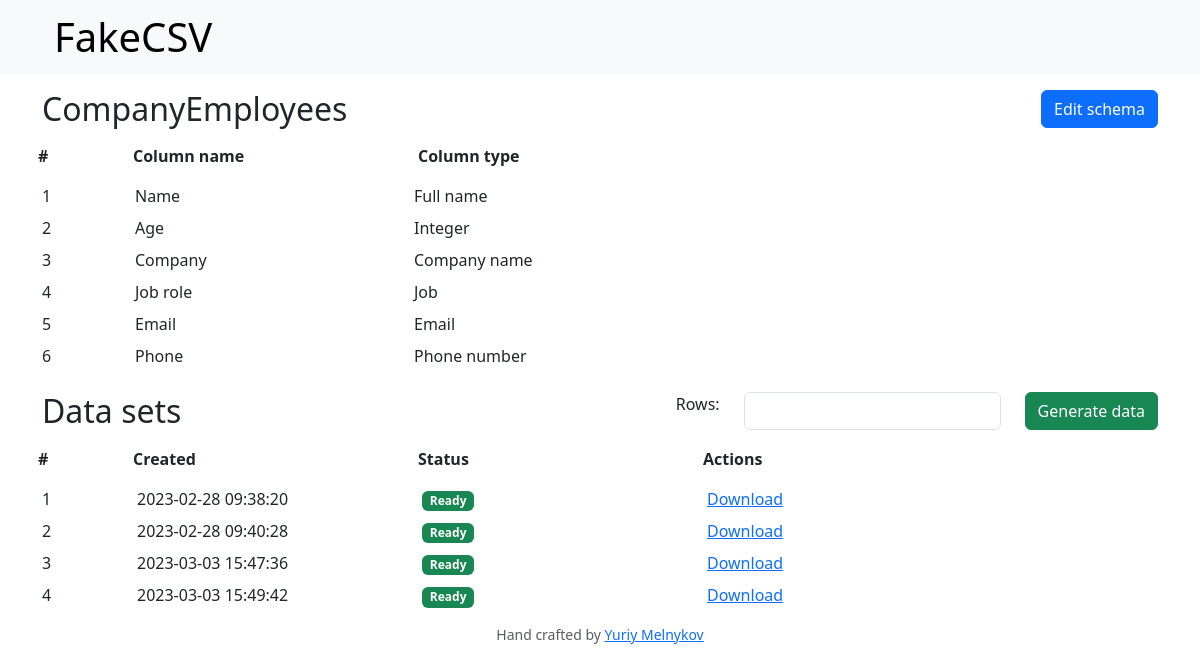
The app's page /create_dataset?schema_id=8 with its own data.
### generator/models.py (models this page shows, shortened)
class Schema(models.Model):
    name = models.CharField(max_length=128)
    owner = models.ForeignKey(settings.AUTH_USER_MODEL, on_delete=models.CASCADE)
    modified = models.DateTimeField(auto_now=True)
    DELIMITER_CHOICES = [
        (',', 'Comma (,)'),
        (';', 'Semicolon (;)'),
        (' ', 'Space ( )'),
        ('|', 'Pipe (|)'),
    ]
    delimiter = models.CharField(max_length=2, choices=DELIMITER_CHOICES, default=',', verbose_name='Column separator')
    CHARACTER_CHOICES = [
        ("'", "Single-quote (')"),
        ('"', 'Double-quote (")'),
    ]
    character = models.CharField(max_length=1, choices=CHARACTER_CHOICES, default='"', verbose_name='String character')

class Column(models.Model):
    name = models.CharField(max_length=128, verbose_name='Column name')
    owner = models.ForeignKey(Schema, on_delete=models.CASCADE)
    TYPE_CHOICES = [
        ('name', 'Full name'),
        ('job', 'Job'),
        ('email', 'Email'),
        ('domain_name', 'Domain name'),
        ('phone_number', 'Phone number'),
        ('company', 'Company name'),
        ('paragraph', 'Text'),
        ('pyint', 'Integer'),
        ('address', 'Address'),
        ('date', 'Date'),
    ]
    type = models.CharField(max_length=12, choices=TYPE_CHOICES)
    start = models.IntegerField(default=0, verbose_name='From')
    end = models.IntegerField(default=0, verbose_name='To')
    order = models.PositiveSmallIntegerField()

class DataSet(models.Model):
    name = models.CharField(max_length=128)
    owner = models.ForeignKey(Schema, on_delete=models.CASCADE)
    created = models.DateTimeField(auto_now_add=True)
    file = models.FileField(upload_to='csv')
    @property
    def get_file_url(self):
        if self.file and hasattr(self.file, 'url'):
            return self.file.url

### generator/views.py (the view, shortened to what this page needs)
# urls.py: path("create_dataset", views.create_dataset, name="create_dataset"),
@csrf_exempt
def create_dataset(request):
    if request.method == 'GET':
        schema_id = request.GET.get('schema_id')
        schema = Schema.objects.get(pk=schema_id)
        columns = Column.objects.filter(owner=schema_id).order_by('order')
        queryset = DataSet.objects.filter(owner=schema_id)
        datasets = list(enumerate(list(queryset), start=1))
        return render(request, 'generator/datasets.html', {
            'schema': schema,
            'columns': columns,
            'datasets': datasets,
        })

### generator/templates/generator/datasets.html (shortened to what this page needs)
{% extends 'generator/layout.html' %}
{% block main %}
<div class="d-flex justify-content-between">
    <div>
        <h2>{{ schema.name }}</h2>
    </div>
    <div>
        <a class="btn btn-primary" href="/update_schema?schema_id={{ schema.id }}" role="button">Edit schema</a>
    </div>
</div>
<div class="row mb-2">
    <div class="col-1 p-2 fw-bolder">#</div>
    <div class="col-3 p-2 fw-bolder">Column name</div>
    <div class="col-3 p-2 fw-bolder">Column type</div>
    <div class="col-auto"></div>
</div>
{% for column in columns %}
<div class="row">
    <div class="row mb-2">
        <div class="col-1">{{ column.order }}</div>
        <div class="col-3">{{ column.name }}</div>
        <div class="col-3">{{ column.get_type_display }}</div>
        <div class="col-auto"></div>
    </div>
    </div>
{% endfor %}
<div class="d-flex justify-content-between mt-3">
    <div>
        <h2>Data sets</h2>
    </div>
    <div>
        <div class="row">
            <div class="col-auto">
                <label class="form-label" for="id_rows">Rows:</label>
            </div>
            <div class="col-auto">
                <input class="form-control" type="number" min="0" id="id_rows" required>
            </div>
            <div class="col-auto">
                <button class="btn btn-success" type="submit" onclick="createDataSet('{{schema.id}}')">Generate data</button>
            </div>
        </div>
    </div>
</div>
<div class="row mb-2">
    <div class="col-1 p-2 fw-bolder">#</div>
    <div class="col-3 p-2 fw-bolder">Created</div>
    <div class="col-3 p-2 fw-bolder">Status</div>
    <div class="col-auto p-2 fw-bolder">Actions</div>
</div>
<div id="datasets">
    {% for dataset in datasets %}
    <div class="row mb-2" id="dataset{{dataset.0}}">
        <div class="col-1 dataset-tag" id="number{{dataset.0}}">{{ dataset.0 }}</div>
        <div class="col-3 dataset-tag" id="created{{dataset.0}}">{{ dataset.1.created|date:"Y-m-d H:i:s" }}</div>
        <div class="col-3 dataset-tag" id="badge_ready{{dataset.0}}"><span class="badge bg-success">Ready</span></div>
        <div class="col-auto dataset-tag" id="link{{dataset.0}}"><a href="{{ dataset.1.get_file_url }}">Download</a></div>
    </div>
    {% endfor %}
</div>
{% endblock %}

### records on screen
Schema: name "CompanyEmployees"
Column: order "1", name "Name", type "Full name"
Column: order "2", name "Age", type "Integer"
Column: order "3", name "Company", type "Company name"
Column: order "4", name "Job role", type "Job"
Column: order "5", name "Email", type "Email"
Column: order "6", name "Phone", type "Phone number"
DataSet: dataset "1", created "2023-02-28 09:38:20"
DataSet: dataset "2", created "2023-02-28 09:40:28"
DataSet: dataset "3", created "2023-03-03 15:47:36"
DataSet: dataset "4", created "2023-03-03 15:49:42"
